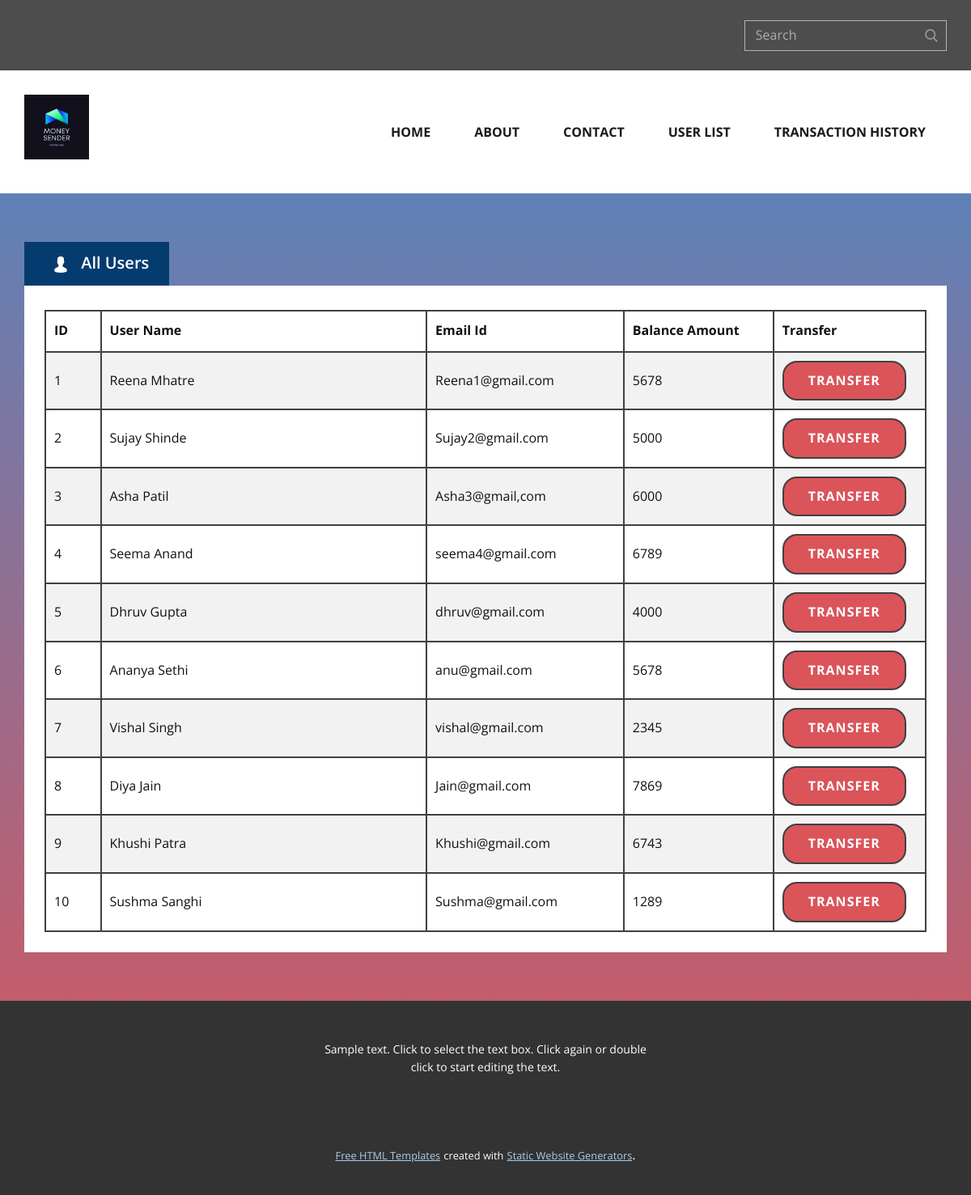
Screenshot of /bank/Customer-List.html with the database file from the repository.
### bank/models.py (models this page shows, shortened)
class Transfer(models.Model):
    Name=models.CharField(max_length=100)
    Email=models.CharField(max_length=100)
    Balance=models.IntegerField()

### bank/views.py (the view)
# urls.py: path("Customer-List.html",views.userlist,name="customer"),
def userlist(request):
    return render(request,"bank/Customer-List.html",{
    "userlist" : Transfer.objects.all()
    })

### bank/templates/bank/Customer-List.html (shortened to what this page needs)
<!DOCTYPE html>
<html style="font-size: 16px;">
{% load static %}
  <head>
    <link rel="stylesheet" href="{% static 'nicepage.css' %}" media="screen">
<link rel="stylesheet" href="{% static 'Customer-List.css' %}" media="screen">
  </head>
  <body class="u-body"><header class="u-align-left u-clearfix u-header u-section-row-container" id="sec-8fb4"><div class="u-section-rows">
        <div class="u-grey-70 u-section-row u-sticky u-section-row-1" id="sec-46aa">
          <div class="u-clearfix u-sheet u-sheet-1">
            <div class="u-social-icons u-spacing-10 u-social-icons-1"></div>
            <form action="#" method="get" class="u-border-1 u-border-grey-30 u-expanded-width-xs u-search u-search-right u-search-1">
              <button class="u-search-button" type="submit">
                <span class="u-search-icon u-spacing-10 u-text-grey-40">
                  <svg class="u-svg-link" preserveAspectRatio="xMidYMin slice" viewBox="0 0 56.966 56.966" style=""><use xmlns:xlink="http://www.w3.org/1999/xlink" xlink:href="#svg-9dab"></use></svg>
                </span>
              </button>
              <input class="u-search-input" type="search" name="search" value="" placeholder="Search">
            </form>
          </div>
        </div>
        <div class="u-section-row u-white u-section-row-2" id="sec-37e8">
          <div class="u-clearfix u-sheet u-sheet-2">
            <a href="https://nicepage.com" class="u-image u-logo u-image-1" data-image-width="500" data-image-height="500">
              <img src="{% static '1.png' %}" class="u-logo-image u-logo-image-1" data-image-width="80">
            </a>
            <nav data-position="" class="u-menu u-menu-dropdown u-offcanvas u-menu-1">
              <div class="u-custom-menu u-nav-container">
                <ul class="u-nav u-spacing-2 u-unstyled u-nav-1"><li class="u-nav-item"><a class="u-border-6 u-border-hover-palette-1-light-1 u-button-style u-nav-link u-text-active-grey-90 u-text-grey-90 u-text-hover-grey-90" href="Home.html" style="padding: 10px 20px;">Home</a>
</li><li class="u-nav-item"><a class="u-border-6 u-border-hover-palette-1-light-1 u-button-style u-nav-link u-text-active-grey-90 u-text-grey-90 u-text-hover-grey-90" href="About.html" style="padding: 10px 20px;">About</a>
</li><li class="u-nav-item"><a class="u-border-6 u-border-hover-palette-1-light-1 u-button-style u-nav-link u-text-active-grey-90 u-text-grey-90 u-text-hover-grey-90" href="Contact.html" style="padding: 10px 20px;">Contact</a>
</li><li class="u-nav-item"><a class="u-border-6 u-border-hover-palette-1-light-1 u-button-style u-nav-link u-text-active-grey-90 u-text-grey-90 u-text-hover-grey-90" href="Customer-List.html" style="padding: 10px 20px;">User List</a>
</li><li class="u-nav-item"><a class="u-border-6 u-border-hover-palette-1-light-1 u-button-style u-nav-link u-text-active-grey-90 u-text-grey-90 u-text-hover-grey-90" href="Transaction-History.html" style="padding: 10px 20px;">Transaction History</a>
</li></ul>
              </div>
            </nav>
          </div>
        </div>
      </div></header>
    <section class="u-align-center u-clearfix u-section-1" id="sec-2005">
      <div class="u-clearfix u-sheet u-valign-middle u-sheet-1">
        <div class="u-expanded-width u-tab-links-align-left u-tabs u-tabs-1">
          <ul class="u-spacing-10 u-tab-list u-unstyled" role="tablist">
            <li class="u-tab-item" role="presentation">
              <a class="active u-active-custom-color-1 u-button-style u-grey-10 u-tab-link u-text-active-white u-text-black u-tab-link-1" id="link-tab-0da5" href="#tab-0da5" role="tab" aria-controls="tab-0da5" aria-selected="true"><span class="u-custom-color-1 u-icon u-spacing-10 u-text-body-alt-color u-icon-1"><img></span>&nbsp;All Users
              </a>
            </li>
          </ul>
          <div class="u-tab-content">
            <div class="u-container-style u-tab-active u-tab-pane u-white u-tab-pane-1" id="tab-0da5" role="tabpanel" aria-labelledby="link-tab-0da5">
              <div class="u-container-layout u-valign-top u-container-layout-1">
                <div class="u-expanded-width u-table u-table-responsive u-table-1">
                  <table class="u-table-entity">
                    <colgroup>
                      <col width="6.3%">
                      <col width="37%">
                      <col width="22.4%">
                      <col width="17%">
                      <col width="17.3%">
                    </colgroup>
                    <tbody class="u-align-left u-table-alt-grey-5 u-table-body u-table-valign-middle">
                      <tr style="height: 51px;">
                        <td class="u-border-2 u-border-grey-75 u-table-cell u-table-cell-1">ID</td>
                        <td class="u-border-2 u-border-grey-75 u-table-cell">
                          <span style="font-weight: 700;">User Name</span>
                        </td>
                        <td class="u-border-2 u-border-grey-75 u-table-cell u-table-cell-3">Email Id</td>
                        <td class="u-border-2 u-border-grey-75 u-table-cell u-table-cell-4">Balance Amount</td>
                        <td class="u-border-2 u-border-grey-75 u-table-cell u-table-cell-5">Transfer</td>
                      </tr>
                      {% for u in userlist %}
                       <tr style="height: 51px;">
                        <td class="u-border-2 u-border-grey-75 u-table-cell">{{u.id}}</td>
                        <td class="u-border-2 u-border-grey-75 u-table-cell">{{u.Name}}</td>
                        <td class="u-border-2 u-border-grey-75 u-table-cell">{{u.Email}}</td>
                        <td class="u-border-2 u-border-grey-75 u-table-cell">{{u.Balance}}</td>
                        <td class="u-border-2 u-border-grey-75 u-table-cell">
                          <a class="u-border-2 u-border-grey-75 u-btn u-btn-round u-button-style u-hover-palette-1-dark-1 u-palette-2-base u-radius-18 u-btn-1" href="info/{{u.id}}" >Transfer</a>
                        </td>
                       </tr>
                      {% endfor %}
                    </tbody>
                  </table>
                </div>
              </div>
            </div>
          </div>
        </div>
      </div>
    </section>
    <footer class="u-align-center u-clearfix u-footer u-grey-80 u-footer" id="sec-f7ab"><div class="u-clearfix u-sheet u-sheet-1">
        <p class="u-small-text u-text u-text-variant u-text-1">Sample text. Click to select the text box. Click again or double click to start editing the text.</p>
      </div></footer>
    <section class="u-backlink u-clearfix u-grey-80">
      <a class="u-link" href="https://nicepage.com/html-templates" target="_blank">
        <span>Free HTML Templates</span>
      </a>
      <p class="u-text">
        <span>created with</span>
      </p>
      <a class="u-link" href="https://nicepage.com/static-site-generator" target="_blank">
        <span>Static Website Generators</span>
      </a>.
    </section>
  </body>
</html>

### bank/static/Customer-List.css (style rules this page uses)
.u-section-1 .u-sheet-1 { min-height: 500px; }
.u-section-1 .u-tabs-1 { min-height: 406px; margin: 60px auto 60px 0; }
.u-section-1 .u-tab-link-1 { font-size: 1.25rem; background-image: none; font-weight: 600; padding: 10px 25px; }
.u-section-1 .u-icon-1 { width: 40px; height: 47px; }
.u-section-1 .u-tab-pane-1 { background-image: none; }
.u-section-1 .u-container-layout-1 { padding: 30px 25px 25px; }
.u-section-1 .u-table-1 { margin: 0; }
.u-section-1 .u-table-cell-1 { font-weight: 700; }
.u-section-1 .u-table-cell-3 { font-weight: 700; }
.u-section-1 .u-table-cell-4 { font-weight: 700; }
.u-section-1 .u-table-cell-5 { font-weight: 700; }
.u-section-1 .u-btn-1 { border-style: solid; font-weight: 700; text-transform: uppercase; letter-spacing: 1px; background-image: none; }

### rows the page displays
Transfer: id "1", Name "Reena Mhatre", Email "Reena1@gmail.com", Balance "5678"
Transfer: id "2", Name "Sujay Shinde", Email "Sujay2@gmail.com", Balance "5000"
Transfer: id "3", Name "Asha Patil", Email "Asha3@gmail,com", Balance "6000"
Transfer: id "4", Name "Seema Anand", Email "seema4@gmail.com", Balance "6789"
Transfer: id "5", Name "Dhruv Gupta", Email "dhruv@gmail.com", Balance "4000"
Transfer: id "6", Name "Ananya Sethi", Email "anu@gmail.com", Balance "5678"
Transfer: id "7", Name "Vishal Singh", Email "vishal@gmail.com", Balance "2345"
Transfer: id "8", Name "Diya Jain", Email "Jain@gmail.com", Balance "7869"
Transfer: id "9", Name "Khushi Patra", Email "Khushi@gmail.com", Balance "6743"
Transfer: id "10", Name "Sushma Sanghi", Email "Sushma@gmail.com", Balance "1289"
